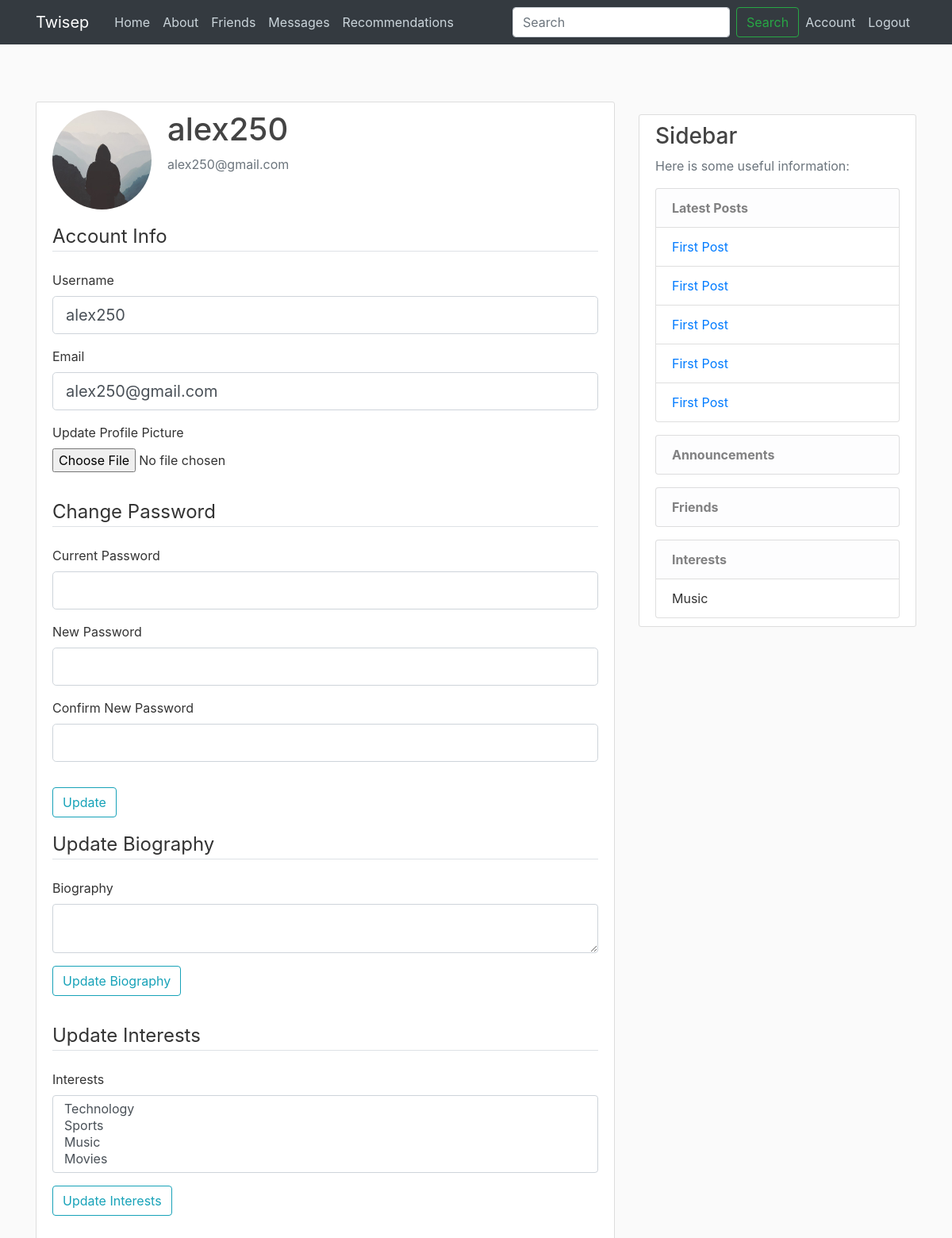
Page /account (signed in) on the committed database.
### flaskblog/models.py (models this page shows, shortened)
class User(db.Model, UserMixin):
    id = db.Column(db.Integer, primary_key=True)
    username = db.Column(db.String(20), unique=True, nullable=False)
    email = db.Column(db.String(120), unique=True, nullable=False)
    image_file = db.Column(db.String(20), nullable=False, default='default.jpg')
    password = db.Column(db.String(60), nullable=False)
    biography = db.Column(db.Text, nullable=True)
    posts = db.relationship('Post', backref='author', lazy=True)
    comments = db.relationship('Comment', backref='author', lazy=True)
    likes = db.relationship('Like', backref='user', lazy=True)
    sent_messages = db.relationship('Message', foreign_keys='Message.sender_id', backref='message_sender', lazy=True)
    received_messages = db.relationship('Message', foreign_keys='Message.receiver_id', backref='message_receiver', lazy=True)
    notifications = db.relationship('Notification', backref='user', lazy=True)
    profile_settings = db.relationship('ProfileSettings', backref='user', uselist=False)
    interests = db.relationship('Interest', backref='user', lazy=True)
    conversations_as_user1 = db.relationship('Conversation', foreign_keys='Conversation.user1_id', backref='user1', lazy=True)
    conversations_as_user2 = db.relationship('Conversation', foreign_keys='Conversation.user2_id', backref='user2', lazy=True)
    friends = db.relationship(
        'User', secondary='friendship',
        primaryjoin=(Friendship.user_id == id),
        secondaryjoin=(Friendship.friend_id == id),
        backref=db.backref('friends_of', lazy='dynamic'), lazy='dynamic')

class Post(db.Model):
    id = db.Column(db.Integer, primary_key=True)
    title = db.Column(db.String(100), nullable=False)
    date_posted = db.Column(db.DateTime, nullable=False, default=datetime.utcnow)
    content = db.Column(db.Text, nullable=False)
    user_id = db.Column(db.Integer, db.ForeignKey('user.id'), nullable=False)
    comments = db.relationship('Comment', backref='post', lazy=True)
    likes = db.relationship('Like', backref='post', lazy=True)

class Interest(db.Model):
    id = db.Column(db.Integer, primary_key=True)
    name = db.Column(db.String(100), nullable=False)
    user_id = db.Column(db.Integer, db.ForeignKey('user.id'), nullable=False)

### flaskblog/routes.py (the view)
@app.route("/account", methods=['GET', 'POST'])
@login_required
def account():
    form = UpdateAccountForm()
    interest_form = InterestForm()
    biography_form = BiographyForm()
    latest_posts = Post.query.order_by(Post.date_posted.desc()).limit(5).all()
    announcements = Notification.query.filter_by(user_id=current_user.id).order_by(Notification.date_sent.desc()).limit(5).all()
    if form.validate_on_submit():
        if form.picture.data:
            picture_file = save_picture(form.picture.data)
            current_user.image_file = picture_file
        current_user.username = form.username.data
        current_user.email = form.email.data
        if form.current_password.data and form.new_password.data:
            if bcrypt.check_password_hash(current_user.password, form.current_password.data):
                current_user.password = bcrypt.generate_password_hash(form.new_password.data).decode('utf-8')
            else:
                flash('Current password is incorrect', 'danger')
                return redirect(url_for('account'))
        db.session.commit()
        flash('Your account has been updated!', 'success')
        return redirect(url_for('account'))
    elif request.method == 'GET':
        form.username.data = current_user.username
        form.email.data = current_user.email
        biography_form.biography.data = current_user.biography
    image_file = url_for('static', filename='profile_pics/' + current_user.image_file)
    interests = current_user.interests  # Fetch the interests of the current user
    return render_template('account.html', title='Account', image_file=image_file, form=form,
                           interest_form=interest_form, biography_form=biography_form, latest_posts=latest_posts,
                           announcements=announcements, interests=interests)

### flaskblog/forms.py (shortened to what this page needs)
class UpdateAccountForm(FlaskForm):
    username = StringField('Username', validators=[DataRequired(), Length(min=2, max=20)])
    email = StringField('Email', validators=[DataRequired(), Email()])
    picture = FileField('Update Profile Picture', validators=[FileAllowed(['jpg', 'png'])])
    current_password = PasswordField('Current Password')
    new_password = PasswordField('New Password')
    confirm_password = PasswordField('Confirm New Password', validators=[EqualTo('new_password')])
    submit = SubmitField('Update')

class InterestForm(FlaskForm):
    interests = SelectMultipleField('Interests', choices=[('tech', 'Technology'), ('sports', 'Sports'), ('music', 'Music'), ('movies', 'Movies')], coerce=str)
    submit = SubmitField('Update Interests')

### flaskblog/models.py (called while the page is built)
@login_manager.user_loader
def load_user(user_id):
    return User.query.get(int(user_id))

### flaskblog/routes.py (called while the page is built)
@app.context_processor
def inject_search_form():
    return {
        'search_form': SearchUserForm(),
        'csrf_token': generate_csrf()
    }

### flaskblog/templates/account.html (shortened to what this page needs)
{% extends "layout.html" %}
{% block content %}
<div class="content-section">
    <div class="media">
        <img class="rounded-circle account-img" src="{{ image_file }}" alt="Profile Picture">
        <div class="media-body">
            <h2 class="account-heading">{{ current_user.username }}</h2>
            <p class="text-secondary">{{ current_user.email }}</p>
        </div>
    </div>
    <form method="POST" action="" enctype="multipart/form-data">
        <fieldset class="form-group">
            <legend class="border-bottom mb-4">Account Info</legend>
            <div class="form-group">
                {{ form.username.label(class="form-control-label") }}
                {% if form.username.errors %}
                    {{ form.username(class="form-control form-control-lg is-invalid") }}
                    <div class="invalid-feedback">
                        {% for error in form.username.errors %}
                            <span>{{ error }}</span>
                        {% endfor %}
                    </div>
                {% else %}
                    {{ form.username(class="form-control form-control-lg") }}
                {% endif %}
            </div>
            <div class="form-group">
                {{ form.email.label(class="form-control-label") }}
                {% if form.email.errors %}
                    {{ form.email(class="form-control form-control-lg is-invalid") }}
                    <div class="invalid-feedback">
                        {% for error in form.email.errors %}
                            <span>{{ error }}</span>
                        {% endfor %}
                    </div>
                {% else %}
                    {{ form.email(class="form-control form-control-lg") }}
                {% endif %}
            </div>
            <div class="form-group">
                {{ form.picture.label(class="form-control-label") }}
                {{ form.picture(class="form-control-file") }}
            </div>
        </fieldset>
        <fieldset class="form-group">
            <legend class="border-bottom mb-4">Change Password</legend>
            <div class="form-group">
                {{ form.current_password.label(class="form-control-label") }}
                {% if form.current_password.errors %}
                    {{ form.current_password(class="form-control form-control-lg is-invalid") }}
                    <div class="invalid-feedback">
                        {% for error in form.current_password.errors %}
                            <span>{{ error }}</span>
                        {% endfor %}
                    </div>
                {% else %}
                    {{ form.current_password(class="form-control form-control-lg") }}
                {% endif %}
            </div>
            <div class="form-group">
                {{ form.new_password.label(class="form-control-label") }}
                {% if form.new_password.errors %}
                    {{ form.new_password(class="form-control form-control-lg is-invalid") }}
                    <div class="invalid-feedback">
                        {% for error in form.new_password.errors %}
                            <span>{{ error }}</span>
                        {% endfor %}
                    </div>
                {% else %}
                    {{ form.new_password(class="form-control form-control-lg") }}
                {% endif %}
            </div>
            <div class="form-group">
                {{ form.confirm_password.label(class="form-control-label") }}
                {% if form.confirm_password.errors %}
                    {{ form.confirm_password(class="form-control form-control-lg is-invalid") }}
                    <div class="invalid-feedback">
                        {% for error in form.confirm_password.errors %}
                            <span>{{ error }}</span>
                        {% endfor %}
                    </div>
                {% else %}
                    {{ form.confirm_password(class="form-control form-control-lg") }}
                {% endif %}
            </div>
        </fieldset>
        <div class="form-group">
            {{ form.submit(class="btn btn-outline-info") }}
        </div>
    </form>
    <form method="POST" action="{{ url_for('update_biography') }}">
        <fieldset class="form-group">
            <legend class="border-bottom mb-4">Update Biography</legend>
            <div class="form-group">
                {{ biography_form.biography.label(class="form-control-label") }}
                {{ biography_form.biography(class="form-control") }}
            </div>
            <div class="form-group">
                {{ biography_form.submit(class="btn btn-outline-info") }}
            </div>
        </fieldset>
    </form>
    <form method="POST" action="{{ url_for('update_interests') }}">
        <fieldset class="form-group">
            <legend class="border-bottom mb-4">Update Interests</legend>
            <div class="form-group">
                {{ interest_form.interests.label(class="form-control-label") }}
                {{ interest_form.interests(class="form-control") }}
            </div>
            <div class="form-group">
                {{ interest_form.submit(class="btn btn-outline-info") }}
            </div>
        </fieldset>
    </form>
</div>
{% endblock content %}

### flaskblog/templates/layout.html (shortened to what this page needs)
<!DOCTYPE html>
<html>
<head>
     <link rel="stylesheet" href="https://maxcdn.bootstrapcdn.com/bootstrap/4.0.0/css/bootstrap.min.css">
     <link rel="stylesheet" type="text/css" href="{{ url_for('static', filename='main.css') }}">
</head>
<body>
    <header class="site-header">
        <nav class="navbar navbar-expand-md navbar-dark bg-dark fixed-top">
            <div class="container">
                <a class="navbar-brand mr-4" href="/">Twisep</a>
                <div class="collapse navbar-collapse" id="navbarToggle">
                    <div class="navbar-nav mr-auto">
                        <a class="nav-item nav-link" href="{{ url_for('home') }}">Home</a>
                        <a class="nav-item nav-link" href="{{ url_for('about') }}">About</a>
                        <a class="nav-item nav-link" href="{{ url_for('friends') }}">Friends</a>
                        <a class="nav-item nav-link" href="{{ url_for('conversations') }}">Messages</a>
                        <a class="nav-item nav-link" href="{{ url_for('recommendations_page') }}">Recommendations</a>
                    </div>
                    <div class="navbar-nav ml-auto">
                        <form class="form-inline my-2 my-lg-0" method="POST" action="{{ url_for('search') }}">
                            {{ search_form.username(class="form-control mr-sm-2", placeholder="Search", aria_label="Search") }}
                            <button class="btn btn-outline-success my-2 my-sm-0" type="submit">Search</button>
                        </form>
                        {% if current_user.is_authenticated %}
                            <a class="nav-item nav-link" href="{{ url_for('account') }}">Account</a>
                            <a class="nav-item nav-link" href="{{ url_for('logout') }}">Logout</a>
                        {% else %}
                            <a class="nav-item nav-link" href="{{ url_for('login') }}">Login</a>
                            <a class="nav-item nav-link" href="{{ url_for('register') }}">Register</a>
                        {% endif %}
                    </div>
                </div>
            </div>
        </nav>
    </header>
    <main role="main" class="container mt-5 pt-5">
        <div class="row">
            <div class="col-md-8">
                {% block content %}{% endblock %}
            </div>
            <div class="col-md-4">
                <div class="content-section mt-3">
                    <h3>Sidebar</h3>
                    <p class='text-muted'>Here is some useful information:</p>
                    <ul class="list-group">
                        <li class="list-group-item list-group-item-light"><strong>Latest Posts</strong></li>
                        {% for post in latest_posts %}
                        <li class="list-group-item"><a href="{{ url_for('post', post_id=post.id) }}">{{ post.title }}</a></li>
                        {% endfor %}
                    </ul>
                    {% if current_user.is_authenticated %}
                    <ul class="list-group mt-3">
                        <li class="list-group-item list-group-item-light"><strong>Announcements</strong></li>
                    </ul>
                    <ul class="list-group mt-3">
                        <li class="list-group-item list-group-item-light"><strong>Friends</strong></li>
                    </ul>
                    <ul class="list-group mt-3">
                        <li class="list-group-item list-group-item-light"><strong>Interests</strong></li>
                        {% for interest in current_user.interests %}
                        <li class="list-group-item">{{ interest.name }}</li>
                        {% endfor %}
                    </ul>
                    {% endif %}
                </div>
            </div>
        </div>
    </main>
</body>
</html>

### flaskblog/static/main.css (style rules this page uses)
body { background: #fafafa; color: #333333; margin-top: 5rem; }
h1, h2, h3, h4, h5, h6 { color: #444444; }
.site-header .navbar-nav .nav-link { color: #cbd5db; }
.content-section { background: #ffffff; padding: 10px 20px; border: 1px solid #dddddd; border-radius: 3px; margin-bottom: 20px; }
.account-img { height: 125px; width: 125px; margin-right: 20px; margin-bottom: 16px; }
.account-heading { font-size: 2.5rem; }

### rows in the picture
User: username "alex250", email "alex250@gmail.com"
Post: title "First Post"
Post: title "First Post"
Post: title "First Post"
Post: title "First Post"
Post: title "First Post"
Interest: name "Music"

### other values in the picture
{{ biography_form.biography.label(class="form-control-label") }} "Biography"
{{ interest_form.interests.label(class="form-control-label") }} "Interests"
